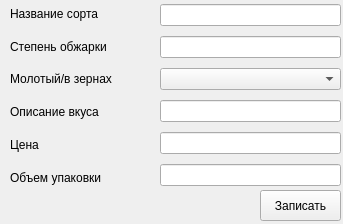
<?xml version="1.0" encoding="UTF-8"?>
<ui version="4.0">
 <class>Form</class>
 <widget class="QWidget" name="Form">
  <property name="geometry">
   <rect>
    <x>0</x>
    <y>0</y>
    <width>343</width>
    <height>224</height>
   </rect>
  </property>
  <property name="windowTitle">
   <string>Form</string>
  </property>
  <widget class="QWidget" name="verticalLayoutWidget">
   <property name="geometry">
    <rect>
     <x>10</x>
     <y>0</y>
     <width>160</width>
     <height>191</height>
    </rect>
   </property>
   <layout class="QVBoxLayout" name="verticalLayout">
    <item>
     <widget class="QLabel" name="label_4">
      <property name="text">
       <string>Название сорта</string>
      </property>
     </widget>
    </item>
    <item>
     <widget class="QLabel" name="label">
      <property name="text">
       <string>Степень обжарки</string>
      </property>
     </widget>
    </item>
    <item>
     <widget class="QLabel" name="label_2">
      <property name="text">
       <string>Молотый/в зернах</string>
      </property>
     </widget>
    </item>
    <item>
     <widget class="QLabel" name="label_7">
      <property name="text">
       <string>Описание вкуса</string>
      </property>
     </widget>
    </item>
    <item>
     <widget class="QLabel" name="label_5">
      <property name="text">
       <string>Цена</string>
      </property>
     </widget>
    </item>
    <item>
     <widget class="QLabel" name="label_6">
      <property name="text">
       <string>Объем упаковки</string>
      </property>
     </widget>
    </item>
   </layout>
  </widget>
  <widget class="QWidget" name="verticalLayoutWidget_2">
   <property name="geometry">
    <rect>
     <x>160</x>
     <y>0</y>
     <width>181</width>
     <height>191</height>
    </rect>
   </property>
   <layout class="QVBoxLayout" name="verticalLayout_2">
    <item>
     <widget class="QLineEdit" name="grade_line"/>
    </item>
    <item>
     <widget class="QLineEdit" name="degree_of_roast_line"/>
    </item>
    <item>
     <widget class="QComboBox" name="box"/>
    </item>
    <item>
     <widget class="QLineEdit" name="flavor_description_line"/>
    </item>
    <item>
     <widget class="QLineEdit" name="cost_line"/>
    </item>
    <item>
     <widget class="QLineEdit" name="volume_line"/>
    </item>
   </layout>
  </widget>
  <widget class="QPushButton" name="button">
   <property name="geometry">
    <rect>
     <x>260</x>
     <y>190</y>
     <width>81</width>
     <height>31</height>
    </rect>
   </property>
   <property name="text">
    <string>Записать</string>
   </property>
  </widget>
 </widget>
 <resources/>
 <connections/>
</ui>
